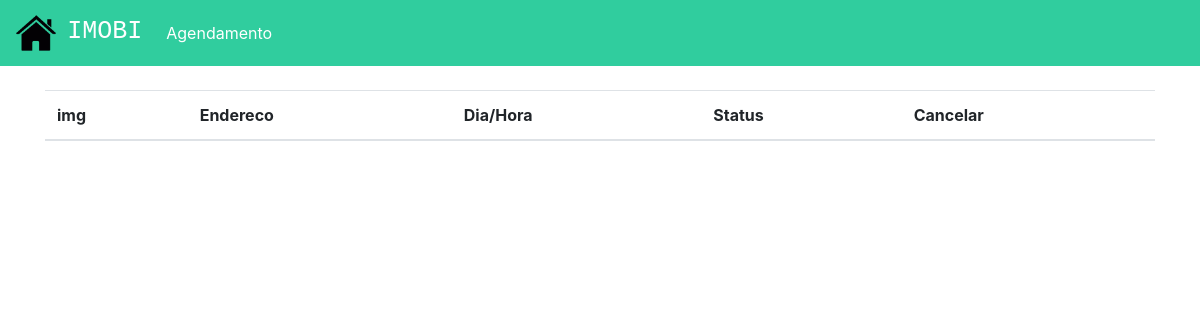
The app's page /agendamentos (signed in), older data.
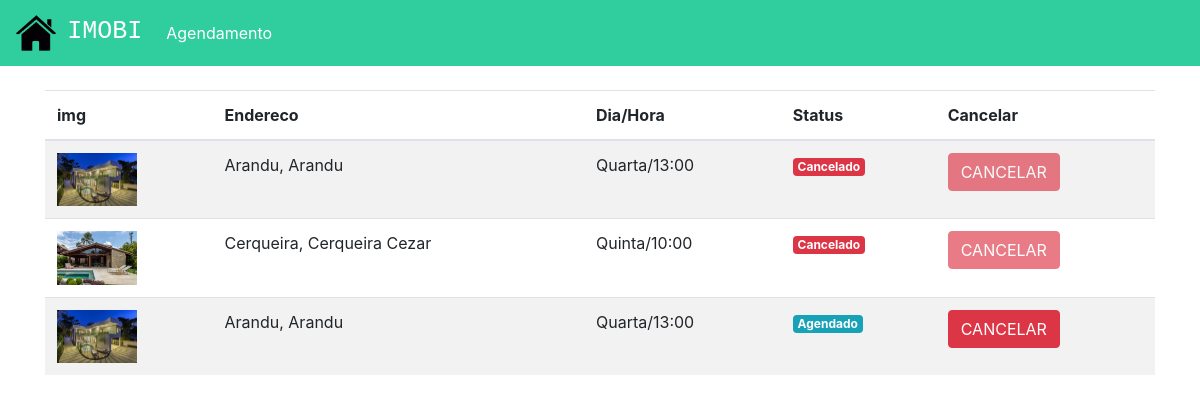
The same page, newer data.
### plataforma/models.py (models this page shows, shortened)
class Visitas(models.Model):
    choices = (('S', 'Segunda'),
               ('T', 'Terça'),
               ('Q', 'Quarta'),
               ('QI', 'Quinta'),
               ('SE', 'Sexta'),
               ('SA', 'Sabado'),
               ('D', 'Domingo'))
    choices_status = (('A', 'Agendado'),
                      ('F', 'Finalizado'),
                      ('C', 'Cancelado'))
    imovel   = models.ForeignKey(Imovel, on_delete=models.DO_NOTHING)
    usuario  = models.ForeignKey(User, on_delete=models.DO_NOTHING)
    dia      = models.CharField(max_length=20)
    horario  = models.TimeField()
    status   = models.CharField(max_length=1, choices=choices_status, default="A")
    class Meta:
        verbose_name = "Visita"
        verbose_name_plural = "Visitas"

class Imovel(models.Model):
    choices = (('V', 'Venda'),
              ('A', 'Aluguel'))
    choices_imovel = (('A', 'Apartamento'),
                      ('C', 'Casa'))
    imagens      = models.ManyToManyField(Imagem)
    valor        = models.FloatField()
    quartos      = models.IntegerField()
    tamanho      = models.FloatField()
    cidade       = models.ForeignKey(Cidade, on_delete=models.DO_NOTHING)
    rua          = models.CharField(max_length=50)
    tipo         = models.CharField(max_length=1, choices=choices)
    tipo_imovel  = models.CharField(max_length=1, choices=choices_imovel)
    numero       = models.IntegerField()
    descricao    = models.TextField()
    dias_visita  = models.ManyToManyField(DiasVisita)
    horarios     = models.ManyToManyField(Horario)
    class Meta:
        verbose_name = "Imóvel"
        verbose_name_plural = "Imóveis"

class Imagem(models.Model):
    img = models.ImageField(upload_to='img')
    class Meta:
        verbose_name = "Imagem"
        verbose_name_plural = "Imagens"
    def __str__(self) -> str:
        return self.img.url

class Cidade(models.Model):
    nome = models.CharField(max_length=30)
    def __str__(self) -> str:
        return self.nome

### plataforma/views.py (the view)
# urls.py: path('agendamentos', views.agendamentos, name="agendamentos"),
def agendamentos(request):
    visitas = Visitas.objects.filter(usuario=request.user)
    return render(request, "agendamentos.html", {'visitas': visitas})

### plataforma/templates/agendamentos.html (shortened to what this page needs)
{% extends 'base.html' %}
{% load static %}
{% block 'head' %}
<link rel="stylesheet" href="{% static 'plataforma/css/home.css' %}">
{% endblock %}
{% block 'body' %}
<div class="container">
    <br>
    <table class="table table-striped">
        <thead>
            <tr>
                <th scope="col">img</th>
                <th scope="col">Endereco</th>
                <th scope="col">Dia/Hora</th>
                <th scope="col">Status</th>
                <th scope="col">Cancelar</th>
            </tr>
        </thead>
        <tbody>
            {% for visita in visitas %}
            <tr>
                <th><img width="80" src="{{visita.imovel.imagens.all.0}}"></th>
                <td>{{visita.imovel.rua}}, {{visita.imovel.cidade}}</td>
                <td>{{visita.dia}}/{{visita.horario}}</td>
                <td>
                    {% if visita.status == "A" %}
                    <span class="badge badge-info">Agendado</span>
                    {% endif %}
                    {% if visita.status == "C" %}
                    <span class="badge badge-danger">Cancelado</span>
                    {% endif %}
                </td>
                <td>
                    {% if visita.status == "A" %}
                    <a href="{% url 'cancelar_agendamento' visita.id %}" class="btn btn-danger">CANCELAR</a>
                    {% else %}
                    <a href="" class="btn btn-danger disabled">CANCELAR</a>
                    {% endif %}
                </td>
            </tr>
            {% endfor %}
        </tbody>
    </table>
</div>
{% endblock %}

Row changes from the older to the newer data that the page shows:
added Visitas: imovel.imagens.all.0 (picture), imovel.rua "Arandu", imovel.cidade "Arandu", dia "Quarta", horario "13:00", status "Cancelado"
added Visitas: imovel.imagens.all.0 (picture), imovel.rua "Cerqueira", imovel.cidade "Cerqueira Cezar", dia "Quinta", horario "10:00", status "Cancelado"
added Visitas: imovel.imagens.all.0 (picture), imovel.rua "Arandu", imovel.cidade "Arandu", dia "Quarta", horario "13:00", status "Agendado"
